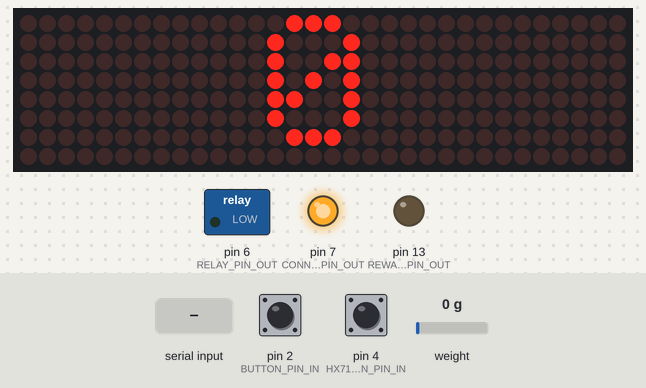
Simulated run of this sketch. Board: Arduino Uno, built with avr-gcc and run on an emulated ATmega328P. On the bench: 32×8 LED matrix, switched loads named in the sketch (green lamp = pin HIGH), output pins drawn as LEDs (lit = HIGH). Inputs (shaded band) come from the test bench; at power-on: pin 4 (HX711_BUTTON_PIN_IN) HIGH, pin 2 (BUTTON_PIN_IN) HIGH, weight on the scale 0 g.

Above: at 2.0 s.
2.1 s: pin 4 (HX711_BUTTON_PIN_IN) pulled LOW for 1 s
At 3.7 s:
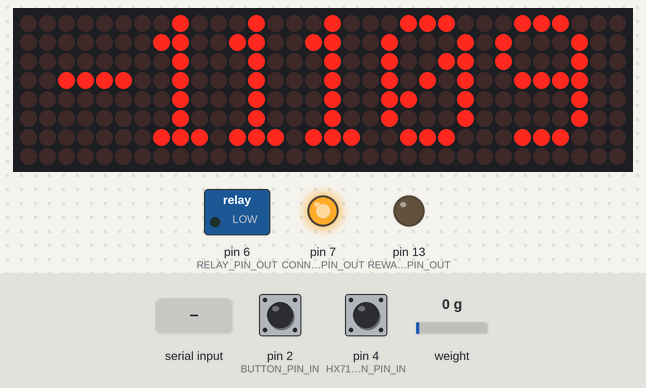
4.7 s: "r90\n" received over Serial
At 5.6 s:
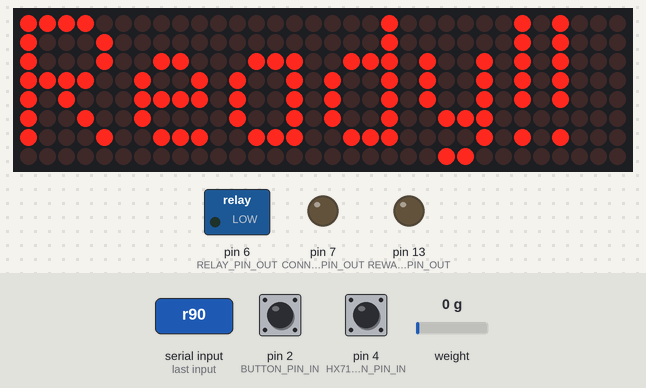
7.3 s: pin 2 (BUTTON_PIN_IN) pulled LOW for 0.15 s
At 7.38 s:
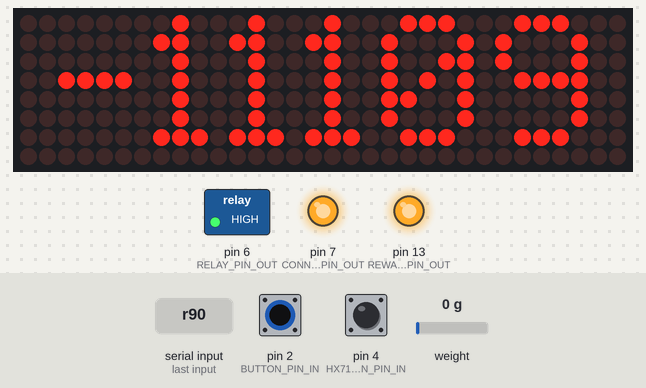
8.9 s: weight on the scale set to 100 g
At 10.3 s:
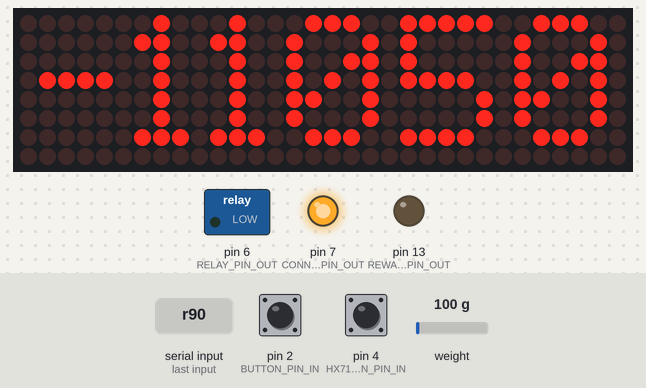
10.6 s: "r,45\n" received over Serial
At 11.96 s:
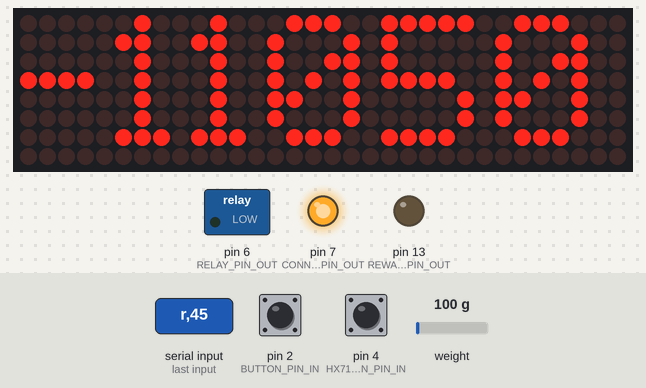
13.3 s: weight on the scale set to 1250 g
At 14.5 s:
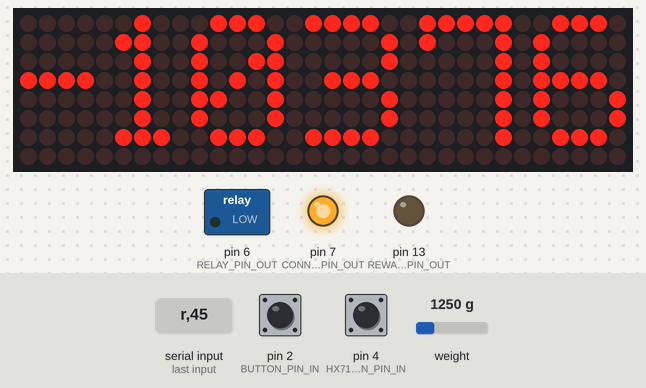
Timing chart, 0 to 16.1 s (numbered marks = the images above; inputs shaded):
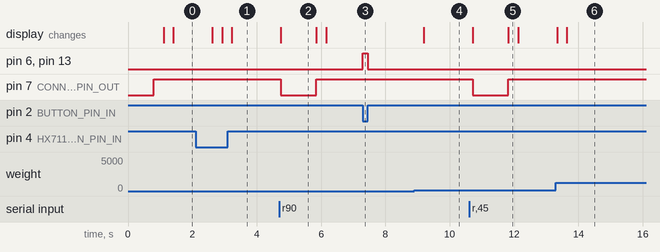

Measured:
- after the input at 2.1 s, the display: changes after 0.52 s (image 1)
- after the input at 4.7 s, pin 7 (CONNECT_LED_PIN_OUT): HIGH → LOW after 0.05 s, → HIGH 1.1 s later; the display: changes after 0.05 s (image 2)
- after the input at 7.3 s, pin 6 (RELAY_PIN_OUT), pin 13 (REWARD_LED_PIN_OUT): LOW → HIGH at once, → LOW 0.15 s later
- after the input at 8.9 s, the display: changes after 0.29 s (image 4)
- after the input at 10.6 s, pin 7 (CONNECT_LED_PIN_OUT): HIGH → LOW after 0.11 s, → HIGH 1.1 s later; the display: first changes after 0.11 s (image 5 shows a later state)
- after the input at 13.3 s, the display: first changes at once (image 6 shows a later state)
- what the display in image 2 shows lasts 1.2 s, from 4.7 s to 5.9 s

The sketch:

serial_relay_scale_LEDMatrix.ino
```cpp
// (licence header left out)
#include <MD_Parola.h>
#include <MD_MAX72xx.h>
#include <SPI.h>
#include <Q2HX711.h>

#define REWARD_LED_PIN_OUT 13
#define LED_DATA_PIN 12
#define LED_CLK_PIN 11
#define LED_CS_PIN 10
#define CONNECT_LED_PIN_OUT 7
#define RELAY_PIN_OUT 6
#define HX711_CLK_PIN 5
#define HX711_BUTTON_PIN_IN 4
#define HX711_DATA_PIN 3
#define BUTTON_PIN_IN 2 // origin: 2

#define MIN_RELAY_OPEN_TIME 0.1  // milliseconds
#define BUFFER_SIZE 16
#define MAX_DEVICES 4 // number of matrix segments connected
#define HARDWARE_TYPE MD_MAX72XX::FC16_HW

MD_Parola lc=MD_Parola(HARDWARE_TYPE, LED_DATA_PIN, LED_CLK_PIN, LED_CS_PIN, MAX_DEVICES);
Q2HX711 hx711(HX711_DATA_PIN, HX711_CLK_PIN); // prep hx711

// ====== Sprite Definitions and LED matrix variables =========
const uint8_t F_PMAN1 = 6;
const uint8_t W_PMAN1 = 8;
const uint8_t PROGMEM pacman1[F_PMAN1 * W_PMAN1] =  // gobbling pacman animation
{
  0x00, 0x81, 0xc3, 0xe7, 0xff, 0x7e, 0x7e, 0x3c,
  0x00, 0x42, 0xe7, 0xe7, 0xff, 0xff, 0x7e, 0x3c,
  0x24, 0x66, 0xe7, 0xff, 0xff, 0xff, 0x7e, 0x3c,
  0x3c, 0x7e, 0xff, 0xff, 0xff, 0xff, 0x7e, 0x3c,
  0x24, 0x66, 0xe7, 0xff, 0xff, 0xff, 0x7e, 0x3c,
  0x00, 0x42, 0xe7, 0xe7, 0xff, 0xff, 0x7e, 0x3c,
};


uint8_t scrollSpeed = 25;    // default frame delay value
textEffect_t scrollEffect = PA_SCROLL_LEFT; // or PA_SPRITE
textPosition_t scrollAlign = PA_CENTER; //PA_LEFT, PA_CENTER, PA_RIGHT
uint16_t scrollPause = 2000; // in milliseconds


// ==============HX711 and Load Cell Variables ===========================
unsigned long delaytime=100;
long x1 = 0L;
long x0 = 0L;
float offset = 0;
float mass; // in Kg
int volume; // in mL


// ================= Adjustable Parameters =====================
bool VERBOSE = false;
bool idle=false;
//int ONG_KG_CALIBRATED = 7956700; // Set VERBOSE output to "true", value after placing a 1Kg weight (or water container with 1L) on the scale and reading the raw output from the HX711 sensor
//int ZERO_CALIBRATED = 8672900; // Set these values by enabling VERBOSE output to "true", with an empty water container on the scale, and reading the raw output from the HX711 sensor
int ZERO_VALUE = 8739450; // May never need this, but it's the value from the sensor with nothing on the scale
float avg_size = 3.0; // amount of averages for each mass measurement (more measurements take longer)
float y1 = 1.00; // calibrated mass to be added (ex: 1 = 1kg adjust to your system)

// Double click feature to run the line for 60 seconds
unsigned long FIRST_CLICK = 0.00;  // Time in milliseconds when manual dispense button was pressed the first time
unsigned long SECOND_CLICK = 0.00; // Time in milliseconds when manual dispense button was pressed the first time

// ============= Global state-tracking variables =========================
volatile bool do_dispense;
unsigned long previousMillis = 0;        // will store last time relay was enabled
unsigned long currentMillis = 0;
volatile double dispense_duration_ms;
double x;
char route, x_str;
int n_repeat, t_start;
const char *msg[] = {};


void setup(void)
{
  // serial setup
  Serial.begin(115200);
  Serial.setTimeout(1);
  Serial.flush();

  // pins setup
  setupPins();
  setupLEDMatrix();
  setupLoadCell();

  t_start = millis();
  n_repeat = 1;
  do_dispense = false;

  checkWeight();
  _reset_load(); // Set the current load to zero, avoids having to press the reset button every time the task starts

}

void loop(void)
{
  // Make sure the computer is connected
  checkConnection();

  // Check and parse any incoming serial messages
  parseSerial();

  // Measure the current weight and subtract from the starting weight
  checkWeight();

  // Update the total weight of the water (in mL) used
  updateLEDMatrix();

}

void checkConnection(void)
{
  // Indicate if connected via USB
  if (Serial)
  {
    digitalWrite(CONNECT_LED_PIN_OUT, HIGH);
  }
  else
  {
    digitalWrite(CONNECT_LED_PIN_OUT, LOW);
  }
}

void parseSerial(void)
{
  // If interrupt tells us to dispense, then we use a blocking dispense to handle it.
  // ============ Uncomment lines below ============
  if (do_dispense) {
    _handle_blocking_dispense();
  }

  if (Serial.available() > 0)
  {
    // read the incoming byte:
    route = Serial.read();    // The first byte is a char that determines how the following bytes are parsed.
    switch (route)
    {
      case 'c': // "continuous" request
        _start_dispensing();
        break;
      case 'q': // quit "continuous" request
        _stop_dispensing();
        break;
      case 'd': // "duration" request
        x = Serial.parseInt();
        if (VERBOSE)
        {
          Serial.println(x);
        }
        _handle_duration_request(x);
        break;
      case 'r': // "reset" request
        Serial.flush();
        setup();
        return;
      case 'v': // "volume" request
        x = Serial.parseInt();
        _handle_volume_request(x);
        break;
      default:  // unrecognized request
        route = Serial.read();
        break;
    }

    if (Serial.available())
    {
      if (Serial.find("x"))
      {
        n_repeat = Serial.parseInt();
      }
      else
      {
        n_repeat = 1;
      }
      while (Serial.available())
      {
        Serial.read();   // "Flush" serial buffer
      }
    }
  }
  delay(1);
  Serial.flush();
}

void setupPins(void)
{
  // Setup input and output pins
  pinMode(RELAY_PIN_OUT, OUTPUT);
  pinMode(BUTTON_PIN_IN, INPUT_PULLUP);
  pinMode(HX711_BUTTON_PIN_IN, INPUT_PULLUP);

  pinMode(CONNECT_LED_PIN_OUT, OUTPUT);
  pinMode(REWARD_LED_PIN_OUT, OUTPUT);

  // The HX711 pins are already prepared using SPI
  // So are the LED pins

  digitalWrite(RELAY_PIN_OUT, LOW);
  digitalWrite(CONNECT_LED_PIN_OUT, LOW);
  digitalWrite(REWARD_LED_PIN_OUT, LOW);
  attachInterrupt(digitalPinToInterrupt(BUTTON_PIN_IN), _handle_manual_dispense, CHANGE);
}

void setupLEDMatrix(void)
{
    lc.begin();
    lc.setIntensity(0); // Set the brightness to a medium values ( [0-15] == [low-high] )
    lc.print("Ready!!");
    delay(500);
    lc.displayReset(); // and clear the display
}

void setupLoadCell(void)
{
  // calibrateLoadCell()
  x0 = 7956700; //ONG_KG_CALIBRATED;  // value for a 1kG weight on the scale (7956700) // global parameters are causing an issue with reading...
  x1 = 8672900; //ZERO_CALIBRATED;  // value for nothing on the scale (8672900)
  _reset_load();

}

void calibrateLoadCell()
{
  // tare procedure
  for (int ii=0;ii<int(avg_size);ii++){
    delay(10);
    x0+=hx711.read();
  }
  x0/=long(avg_size);
  if (VERBOSE)
  {
    Serial.println("Add Calibrated Mass");
  }
  // calibration procedure (mass should be added equal to y1)
  int ii = 1;
  while(true){
    if (hx711.read()<x0+10000){
    } else {
      ii++;
      delay(2000);
      for (int jj=0;jj<int(avg_size);jj++){
        x1+=hx711.read();
      }
      x1/=long(avg_size);
      break;
    }
  }
  if (VERBOSE)
  {
    Serial.println("Calibration Complete");
  }
}

void checkWeight(void)
{
  // Check if reset button is pressed
  if (digitalRead(HX711_BUTTON_PIN_IN) == LOW) {
    _reset_load();
  }

  // averaging reading
  long reading = 0;
  for (int jj=0;jj<int(avg_size);jj++)
  {
    reading+=hx711.read();
  }
  reading/=long(avg_size);
  // calculating mass based on calibration and linear fit
  float ratio_1 = (float) (reading-x0);
  float ratio_2 = (float) (x1-x0);
  float ratio = ratio_1/ratio_2;
  mass = (1000*y1*ratio + 1000*offset)/1000;
  if (VERBOSE)
  {
    Serial.print("Raw: ");
    Serial.print(reading);
    Serial.print(", ");
    Serial.print(mass);
    Serial.print(", offset: ");
    Serial.println(offset);
  }
}

void updateLEDMatrix(void){
  // Convert the mass number into mL of water  (1Kg = 1000mL)
  volume = mass * 1000;

  // Update number displayed to new volume;
  char msg[16];
  itoa(volume, msg, 10);
  lc.print(msg);
  //lc.displayText(msg, PA_CENTER, P.getSpeed(), 500, PA_NO_EFFECT, PA_NO_EFFECT);

  // If 2 hours have passed, play pacman sprite until reset button pressed
  lc.displayText(msg, scrollAlign, scrollSpeed, scrollPause, scrollEffect, scrollEffect);
  lc.setSpriteData(pacman1, W_PMAN1, F_PMAN1, pacman1, W_PMAN1, F_PMAN1);

  if (lc.displayAnimate())
  {
    lc.displayReset();
  }
}

void _handle_blocking_dispense(void) {
  //_HANDLE_BLOCKING_DISPENSE This handles running the blocking dispense routine, with notifications to Serial monitor.
  for (int i = 0; i < n_repeat; i++) {
    _blocking_dispense();
    delay(50);
  }
  do_dispense = false;
}

void _start_dispensing(void) {
  //_START_DISPENSING Set the correct pin(s) to HIGH related to circuit configuration.
  digitalWrite(RELAY_PIN_OUT, HIGH);
  digitalWrite(REWARD_LED_PIN_OUT, HIGH);
}

void _stop_dispensing(void) {
  //_STOP_DISPENSING Set the correct pin(s) to LOW related to circuit configuration.
  digitalWrite(RELAY_PIN_OUT, LOW);
  digitalWrite(REWARD_LED_PIN_OUT, LOW);
}

void _handle_manual_dispense(void) {


  if (digitalRead(BUTTON_PIN_IN) == LOW) {
    _start_dispensing();

    //SECOND_CLICK = millis();
    //if (FIRST_CLICK - SECOND_CLICK < 1) {
    //  dispense_duration_ms = 10;
    //  _blocking_dispense();
    //}
    //currentMillis = millis();
    //previousMillis = currentMillis;
    //while (currentMillis - previousMillis < dispense_duration_ms) {
    //Serial.println(SECOND_CLICK - FIRST_CLICK);
    //FIRST_CLICK = SECOND_CLICK;

  } else {
    _stop_dispensing();
  }
}

void _blocking_dispense(void) {
  // Turn the correct pin on, wait, then turn it off

  _start_dispensing();

  currentMillis = millis();
  previousMillis = currentMillis;
  while (currentMillis - previousMillis < dispense_duration_ms) {
    currentMillis = millis();
    continue;
  }

  _stop_dispensing();
}

void _reset_load(void){
  //Serial.println("reset button pressed");
  // reset button pressed and new zero found
  offset = -mass;
}

void _handle_duration_request(double x) {
  // Handles requests led with 'd'
  dispense_duration_ms = max(x, MIN_RELAY_OPEN_TIME);
  do_dispense = true;
}

void _handle_volume_request(double x) {
  // Handles requests led with 'v'
  x = x / 1000.0;
  dispense_duration_ms = max(x * 777.0 - 93.0, MIN_RELAY_OPEN_TIME); // Uses linear regression from empirical calibration.
  do_dispense = true;
}
```
